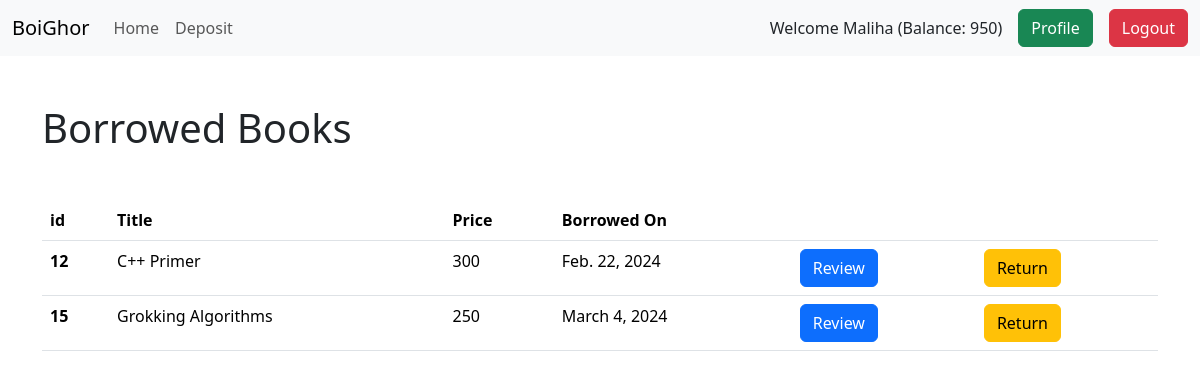
Page /account/profile/ (signed in) on the committed database.
### account/models.py (models this page shows, shortened)
class UserAccount(models.Model):
    user = models.OneToOneField(
        User, on_delete=models.CASCADE, related_name="account")
    balance = models.IntegerField(default=0)

class BorrowHistory(models.Model):
    account = models.ForeignKey(
        UserAccount, on_delete=models.CASCADE, related_name="account")
    book = models.ForeignKey(
        Book, on_delete=models.CASCADE, related_name="book")
    posted_on = models.DateField(auto_now_add=True, blank=True, null=True)

### book/models.py (models this page shows, shortened)
class Book(models.Model):
    image = models.ImageField(upload_to='media/')
    title = models.CharField(max_length=200)
    description = models.TextField()
    price = models.IntegerField()
    category = models.ManyToManyField(Category)

### account/views.py (the view)
# urls.py: path("profile/", ProfileView.as_view(), name="profile"),
class ProfileView(ListView):
    model = BorrowHistory
    template_name = "profile.html"
    context_object_name = "books"
    def get_queryset(self):
        queryset = BorrowHistory.objects.filter(
            account=self.request.user.account)
        return queryset

### account/templates/profile.html (shortened to what this page needs)
{% extends 'base.html' %}
{% block content %}
    <div class="container mt-5">
        <h1>Borrowed Books</h1>
        <table class="table mt-5">
            <thead>
              <tr>
                <th scope="col">id</th>
                <th scope="col">Title</th>
                <th scope="col">Price</th>
                <th scope="col">Borrowed On</th>
                <th scope="col"></th>
                <th scope="col"></th>
              </tr>
            </thead>
            <tbody>
                {% for book in books %}
              <tr>
                <th scope="row">{{book.id}}</th>
                <td>{{book.book.title}}</td>
                <td>{{book.book.price}}</td>
                <td>{{book.posted_on}}</td>
                <td>
                  <a class="btn btn-primary ml-5" href="{% url 'detail' book.book.id %}">Review</a>
                </td>
                <td>
                  <a class="btn btn-warning" href="{% url 'return' book.id %}">Return</a>
                </td>
              </tr>
              {% endfor %}
            </tbody>
          </table>
    </div>
    {% endblock content %}

### templates/base.html (shortened to what this page needs)
<!doctype html>
<html lang="en">
  <head>
    <link href="https://cdn.jsdelivr.net/npm/bootstrap@5.3.3/dist/css/bootstrap.min.css" rel="stylesheet">
  </head>
  <body>
    <nav class="navbar navbar-expand-lg bg-body-tertiary">
        <div class="container-fluid">
          <a class="navbar-brand" href="/">BoiGhor</a>
          <div class="collapse navbar-collapse" id="navbarSupportedContent">
            <ul class="navbar-nav me-auto mb-2 mb-lg-0">
              <li class="nav-item">
                <a class="nav-link" href="/">Home</a>
              </li>
              {% if user.is_authenticated %}
              <li class="nav-item">
                <a class="nav-link" href="{% url 'deposit' %}">Deposit</a>
              </li>
              {% endif %}
            </ul>
            <div class="d-flex align-items-center">
                {% if user.is_authenticated %}
                <div class="">Welcome {{request.user.first_name}} (Balance: {{user.account.balance}})</div>
                <a class="btn btn-success mx-3" href="{% url 'profile' %}">Profile</a>
                <a href="{% url 'logout' %}" class="btn btn-danger">Logout</a>
                {% else %}
                <a class="btn btn-warning mx-3" href="{% url 'register' %}">Register</a>
                <a class="btn btn-primary" href="{% url 'login' %}">Login</a>
                {% endif %}
            </div>
          </div>
        </div>
      </nav>
    {% block content %}
    {% endblock content %}
  </body>
</html>

### rows in the picture
BorrowHistory: id "12", book "C++ Primer", book.price "300", posted_on "Feb. 22, 2024"
BorrowHistory: id "15", book "Grokking Algorithms", book.price "250", posted_on "March 4, 2024"

### other values in the picture
{{ request.user.first_name }} "Maliha"
{{ user.account.balance }} "950"
